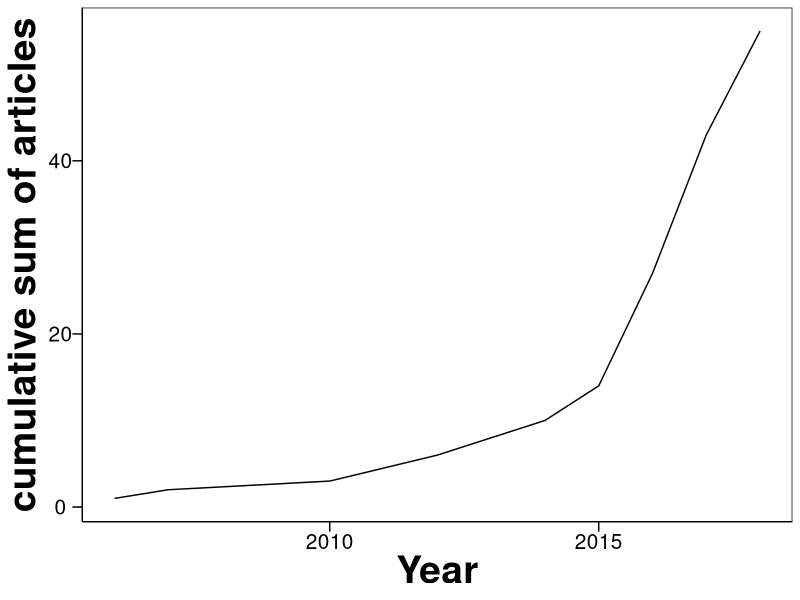
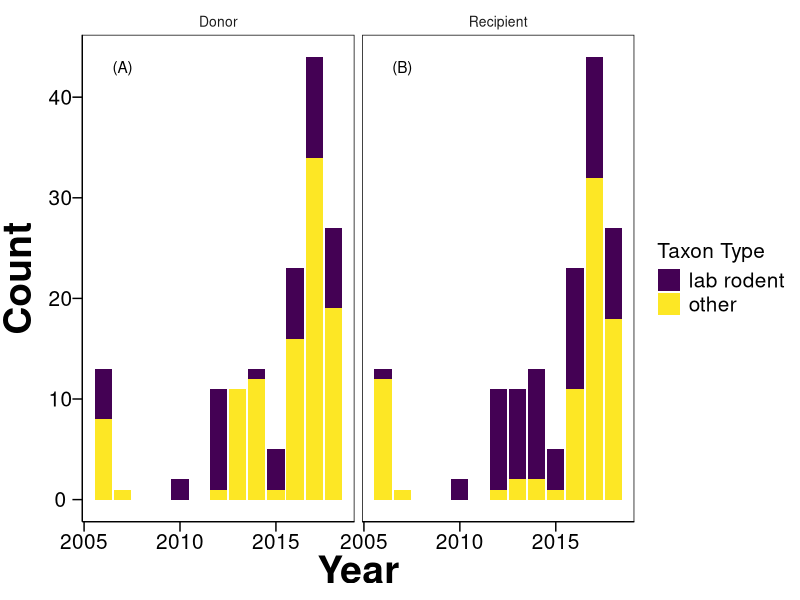
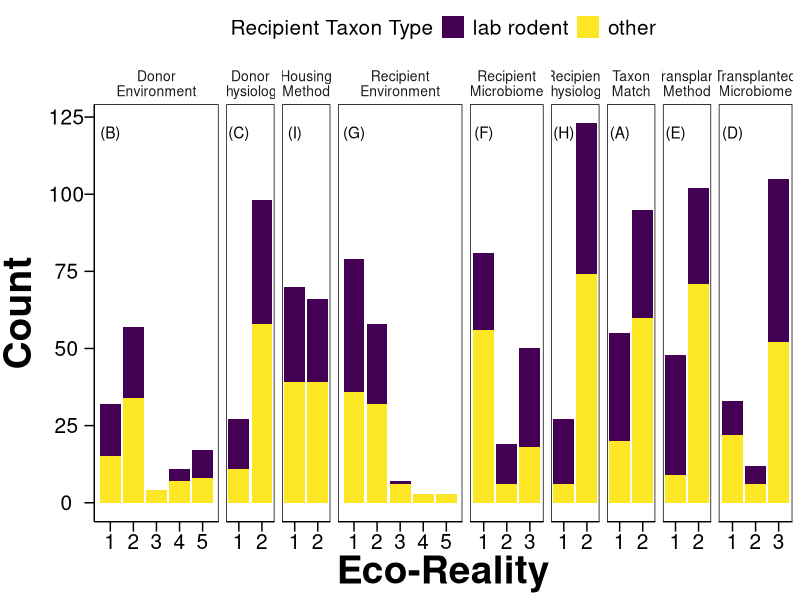
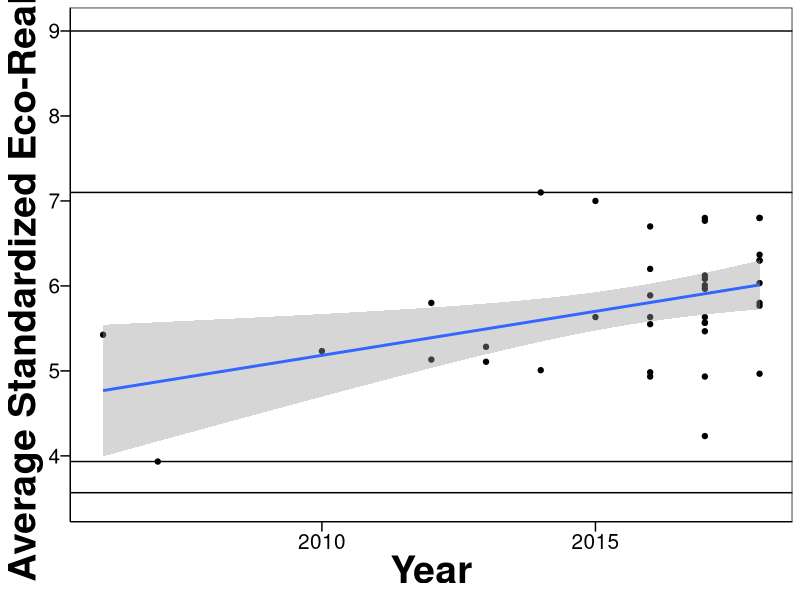
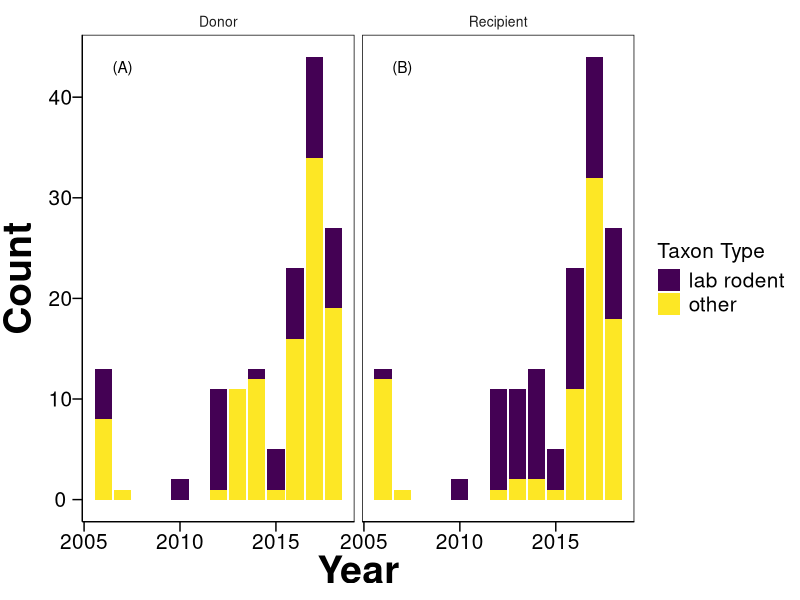
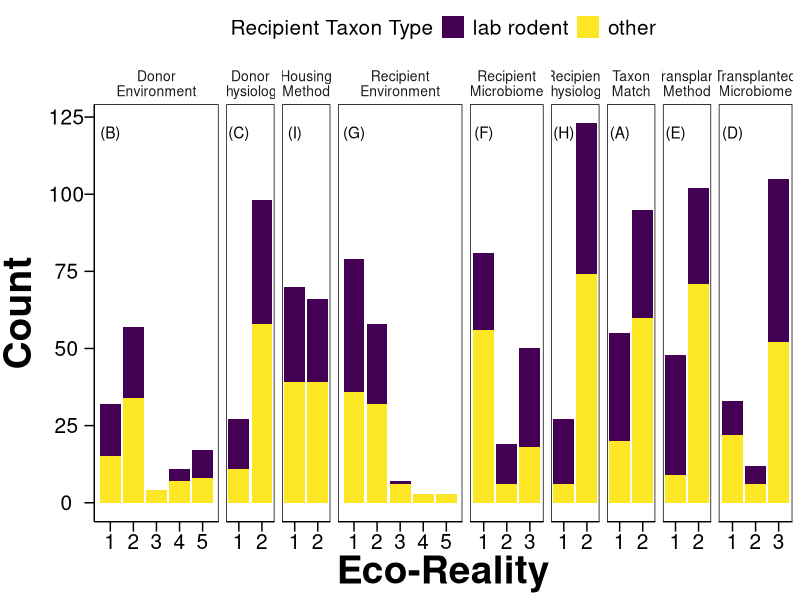
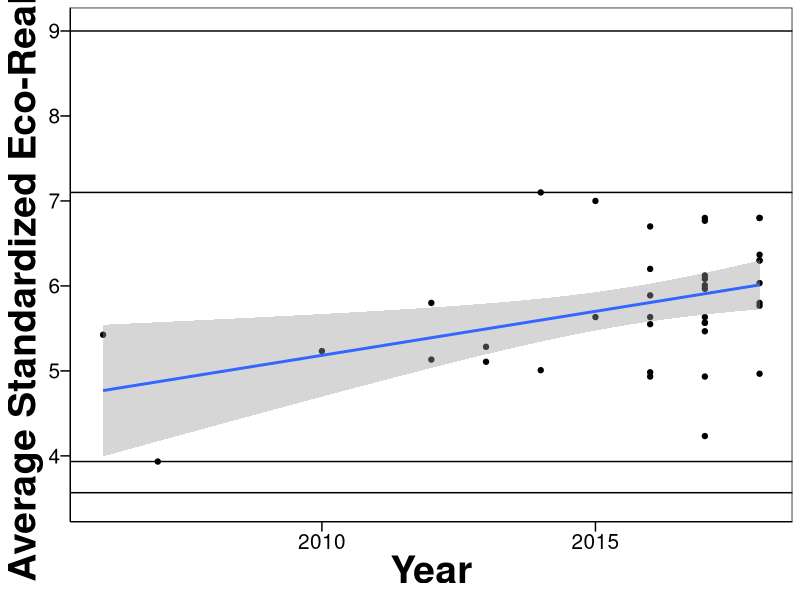

These figures' R source, in order:
##############################
##Into the wild: understanding the breadth of host-microbiome interactions
##
## Christopher J. Greyson-Gaito, Timothy J. Bartley, Karl Cottenie, Will M.C. Jarvis, Amy E.M. Newman, Mason Stothart
##
## R script to create figures in manuscript
## 
## Beginning of coding - 2018-11-19
## Version 1.0 - 
##
## As of 2019-03-11, works with R version 3.5.2 (see packages for their versions)
##############################

theme_simple <- function() {
  theme_grey() %+replace%
    theme(
      axis.line = element_line(colour = "black"),
      panel.grid.minor = element_blank(),
      panel.grid.major = element_blank(),
      panel.background = element_blank(),
      axis.title = element_text(size = 28, face = "bold"),
      axis.text.x = element_text(size = 15, colour = "Black"),
      axis.text.y = element_text(size = 15, colour = "Black"),
      axis.ticks.length = unit(0.25, "cm"),
      axis.ticks = element_line(size = 0.5, colour = "Black"),
      panel.border = element_rect(fill = FALSE, size = 0.5),
      legend.title = element_text(size = 15),
      legend.key = element_blank()
    )
}

library("tidyverse") #Version 1.2.1
theme_set(theme_simple())
library(viridis) #Version 0.5.1

## Read in data -----

df_Transplant <- read_csv("Microbiome_Literature_Summaries.csv")

## Data wrangling -----

summary(df_Transplant)

## create lookup table more programmatically

labrodents <- c("Mice", "mice", "mouse", "rat", "rats")

donors <- df_Transplant %>%
  dplyr::select(`Donor Taxon`) %>%
  unique() %>%
  arrange(`Donor Taxon`) %>%
  mutate(LabRodent.Donor = ifelse(`Donor Taxon` %in% labrodents, "LabRodent", "Other"))

recipients <- df_Transplant %>%
  dplyr::select(`Recipient Taxon`) %>%
  unique() %>%
  arrange(`Recipient Taxon`) %>%
  mutate(LabRodent.Recip = ifelse(`Recipient Taxon` %in% labrodents, "LabRodent", "Other"))

## create new column for whether donor or recipient host was a labrodent or other
df_Transplant <- left_join(df_Transplant, recipients, by = "Recipient Taxon") %>%
  left_join(donors, by = "Donor Taxon")

# Calculation of number of papers (assuming PdFName are unique for each article)
length(unique(df_Transplant$PdFName)) #54 articles

# Calculation of number of transplant instances
length(df_Transplant$PdFName) #152 transplant instances (rows)

# Calculation of average number of transplant instances per article
summary(df_Transplant %>%
  group_by(PdFName) %>%
  summarise(TransplantCount = length(`Transplant Interaction`)) %>%
 select(TransplantCount)) # mean 2.815

# Calculation of number of match and mismatch transplant instances and number of lab rodents and other
df_Transplant %>%
  group_by(`Eco-Reality Taxon Match`) %>%
  summarise(MatchCount = length(`Number of Treatment Groups`))

df_Transplant %>%
  group_by(`Eco-Reality Taxon Match`, LabRodent.Donor, LabRodent.Recip) %>%
  summarise(MatchCount = length(`Number of Treatment Groups`))

# Calculation of cumulative number of publications
df_Transplant %>%
  select(PdFName,Year) %>%
  group_by(Year) %>%
  summarise(Count = length(unique(PdFName))) %>%
  ggplot() +
  geom_line(aes(x = Year, y = cumsum(Count))) +
  ylab("cumulative sum of articles")

## Figures --------

#Figure 1 

# necessary data frame to add letters to the plot
ann_fig1 = data.frame(DonorRecip = c("Donor","Recipient"),
                      label = c("(A)", "(B)"))

df_Transplant %>%
  select(PdFName,Year,LabRodent.Donor,LabRodent.Recip) %>% 
  mutate(LabRodent.DonorBin = ifelse(LabRodent.Donor == "LabRodent",1,0),LabRodent.RecipBin = ifelse(LabRodent.Recip == "LabRodent",1,0)) %>%
  group_by(Year) %>%
  summarise(DonorLabRodent = sum(LabRodent.DonorBin==1),DonorOther = sum(LabRodent.DonorBin==0),RecipLabRodent = sum(LabRodent.RecipBin==1), RecipOther = sum(LabRodent.RecipBin==0)) %>%
  select(Year,DonorLabRodent,DonorOther,RecipLabRodent,RecipOther) %>%
  gather(Type, Total, -Year) %>%
  mutate(DonorRecip = ifelse(grepl("Donor", Type),"Donor", "Recipient")) %>%
  mutate(Type = str_remove(Type, "Donor")) %>%
  mutate(Type = str_remove(Type, "Recip")) %>%
  ggplot()+
  geom_col(aes(x = Year, y = Total, fill = Type )) +
  facet_grid(.~DonorRecip)+
  theme(strip.background=element_blank(),strip.text.x=element_text(size=10),strip.text.y=element_text(size=10),
        axis.title.y=element_text(hjust=0.5, vjust=1.5),legend.text=element_text(size=15)) +
  scale_fill_viridis(
    name = "Taxon Type", breaks = c("LabRodent", "Other"),
    labels = c("lab rodent", "other"), alpha = 1, begin = 0, end = 1,
    direction = 1, discrete = TRUE, option = "D"
  ) +
  ylab("Count") +
  geom_text(data = ann_fig1, 
            mapping = aes(x = 2007, y = 43, label = label))
            # hjust = -0.1,
            # vjust = -1)

ggsave(paste(Sys.Date(), "CountAnimals.pdf"),
       width = 18, height = 12, units = "cm"
)


## Figure 2

ann_fig2 = data.frame(Type = c("Taxon\nMatch","Donor\nEnvironment",
                               "Donor\nPhysiology","Transplanted\nMicrobiome",
                               "Transplant\nMethod","Recipient\nMicrobiome",
                               "Recipient\nEnvironment","Recipient\nPhysiology",
                               "Housing\nMethod"),
                      label = c("(A)", "(B)", "(C)", "(D)", "(E)",
                                "(F)", "(G)", "(H)", "(I)"))


df_Transplant %>%
  dplyr::select(LabRodent.Recip, starts_with("Eco-Reality")) %>%
  # select the relevant columns for the plotting function
  mutate(`Eco-Reality of Taxon Match` = ifelse(`Eco-Reality Taxon Match`=="Match",2,1)) %>%
  select(-`Eco-Reality Taxon Match`) %>%
  gather(starts_with("Eco-Reality of"), key = "Type", value = "Eco-Reality") %>%
  mutate(Type = str_remove(Type, "Eco-Reality of ")) %>%
  mutate(Type = str_remove(Type, " \\(1-3\\)")) %>%
  mutate(Type = str_remove(Type, " \\(1-5\\)")) %>%
  mutate(Type = str_remove(Type, " \\(1-2\\)")) %>%
  mutate(Type = str_replace(Type, " ", "\n")) %>%
  # create the long format for ease of plotting
  # not necessary to create individual figures (see code below)
  mutate(`Eco-Reality` = as.numeric(`Eco-Reality`),
         Type = factor(Type,levels=c("Taxon\nMatch","Donor\nEnvironment","Donor\nPhysiology","Transplanted\nMicrobiome","Transplant\nMethod","Recipient\nMicrobiome","Recipient\nEnvironment","Recipient\nPhysiology","Housing\nMethod")))  %>% 
  # this is needed bc of the NAs and NS from the new articles
  # TODO rerun after all the data are added/verified
  ggplot() +
  geom_bar(aes(x = `Eco-Reality`, 
                     fill = LabRodent.Recip)) + 
  facet_grid (.~ Type, scales = "free_x",space = "free_x") +
  theme(legend.position = "top",
        strip.background=element_blank(),strip.text.x=element_text(size=10),strip.text.y=element_text(size=10),
        axis.title.y=element_text(hjust=0.5, vjust=1.5),legend.text=element_text(size=15)) +
  scale_fill_viridis(
    name = "Recipient Taxon Type", breaks = c("LabRodent", "Other"),
    labels = c("lab rodent", "other"), alpha = 1, begin = 0, end = 1,
    direction = 1, discrete = TRUE, option = "D"
  ) +
  scale_x_continuous(breaks = function(x) pretty(x)[pretty(x) %% 1 == 0]) +
  # https://stackoverflow.com/questions/15622001/how-to-display-only-integer-values-on-an-axis-using-ggplot2
  xlab("Eco-Reality") + 
  ylab("Count") +
  geom_text(data = ann_fig2, 
            mapping = aes(x = 1, y = 120, label = label))

ggsave(paste(Sys.Date(), "Eco-realityComparisons.pdf"),
  width = 25, height = 12, units = "cm"
)


#Figure 3
ecorealperpaper<-df_Transplant %>%
  dplyr::select(Year,PdFName, `Transplant Interaction`, starts_with("Eco-Reality")) %>%
  mutate(`Eco-Reality Taxon Match` = ifelse(`Eco-Reality Taxon Match` == "Match",2,1))%>%
  # select the relevant columns for the plotting function
  gather(starts_with("Eco-Reality"), key = "Type", value = "EcoRealityAbs") %>%
  mutate(Type = str_remove(Type, "Eco-Reality ")) %>%
  mutate(Type = str_remove(Type, "of ")) %>%
  mutate(Type = str_remove(Type, " \\(1-3\\)")) %>%
  mutate(Type = str_remove(Type, " \\(1-5\\)")) %>%
  mutate(Type = str_remove(Type, " \\(1-2\\)")) %>%
  # create the long format for ease of plotting
  # not necessary to create individual figures (see code below)
  mutate(EcoRealityAbs=as.numeric(EcoRealityAbs))%>%
  mutate(EcoReality = case_when(
    Type=="Taxon Match" ~ EcoRealityAbs/2,
    Type=="Donor Environment" ~ EcoRealityAbs/5,
    Type=="Donor Physiology" ~ EcoRealityAbs/2,
    Type=="Housing Method" ~ EcoRealityAbs/2,
    Type=="Recipient Environment" ~ EcoRealityAbs/5,
    Type=="Recipient Microbiome" ~ EcoRealityAbs/3,
    Type=="Recipient Physiology" ~ EcoRealityAbs/2,
    Type=="Transplant Method" ~ EcoRealityAbs/2,
    Type=="Transplanted Microbiome" ~ EcoRealityAbs/3)) %>%
  select(-EcoRealityAbs)%>%
  spread(Type, EcoReality) %>%
  mutate(EcoRealSum = rowSums(.[4:11])) %>%
  group_by(Year,PdFName) %>%
  summarise(AvER = mean(EcoRealSum, na.rm=TRUE)) %>%
  arrange(AvER)


  ggplot(ecorealperpaper)+
    geom_hline(yintercept=3.933333)+
    geom_hline(yintercept=7.1)+
  geom_point(aes(Year, AvER))+
  geom_smooth(aes(Year, AvER), method=lm, se=TRUE)+
  geom_hline(yintercept=3.566667)+
  geom_hline(yintercept=9)+
  scale_y_continuous(limits=c(3.5,9))+ #3.5666667 is the lowest score a paper can have, 9 is the highest score a paper can have
  ylab("Average Standardized Eco-Reality")

ggsave(paste(Sys.Date(), "Eco-realityAverageStandardOverTime.pdf"),
       width = 18, height = 14, units = "cm"
)
